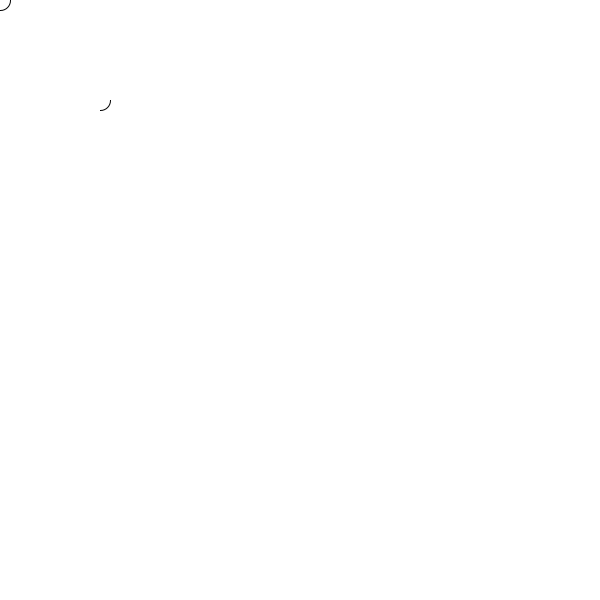
Frame 1 (no input)
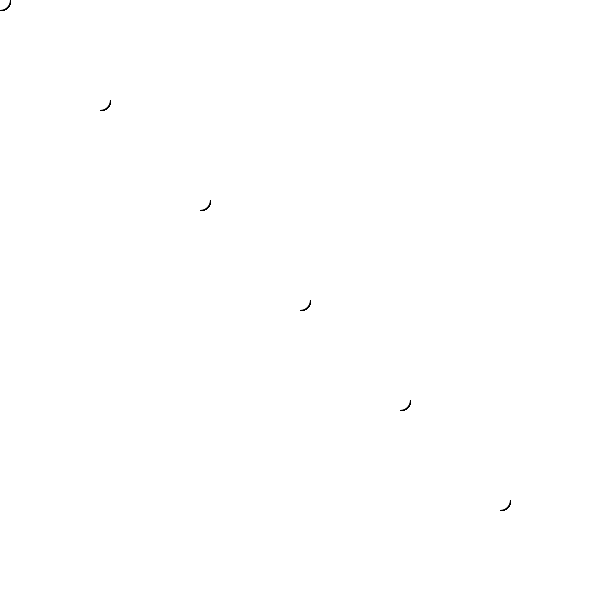
Frame 60 (the mouse pressed at the canvas centre just before this capture)
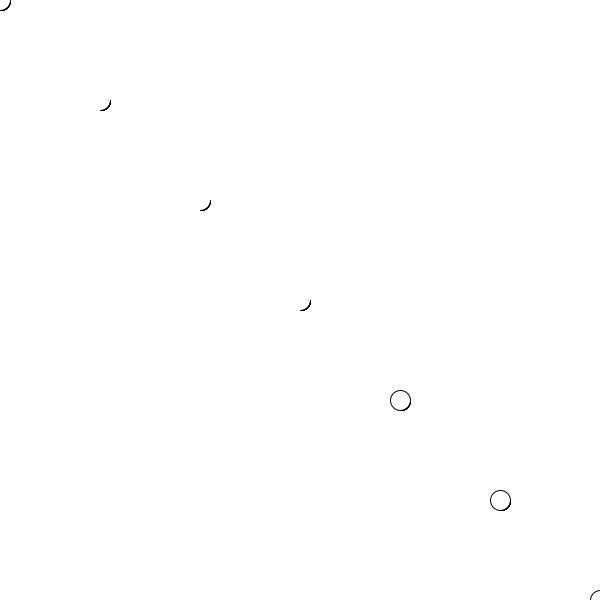
Frame 120 (the mouse held since frame 60 and released just before this capture)

The Processing sketch that drew these frames (run headless with seeded random() and noise(); from frame 60 on, the mouse is pressed at the canvas centre):

// Processing sketch: test_sketch
// ── test_sketch.pde
PGraphics pg;
void setup() {
  size(600, 600);
  pg = this.g;
  background(255);
  //pg = createGraphics(100, 100);
  //pg.smooth();
  //pg.beginDraw();
  //pg.stroke(0);
  //pg.strokeWeight(1);
}
void draw() {
  ellipse(mouseX,mouseY,20,20);
  pg.loadPixels();
  image(pg,100,100);
  //pg.beginDraw();
  //pg.image(pg,100,0,600,600);
  //pg.endDraw();
  //p
}
//void mousePressed() {
//  ellipse(mouseX, mouseY, 20, 20);
//}

// ── DragCircle.pde
class DragCircle {
  float x = 0;
  float y = 0;
  float r = 10;
  float inf = 50;
  boolean pmousePressed = true;
  boolean nmousePressed = true;
  boolean dragged = false;

  DragCircle(float x_, float y_) {
    this.x = x_;
    this.y = y_;
  }
  DragCircle(float x_, float y_, float r_) {
    this.x = x_;
    this.y = y_;
    this.r = r_;
  }
  PVector getLocation() {
    return new PVector(this.x, this.y);
  }
  void move() {
    if (dragged) {
      if (mousePressed) {
        x = mouseX;
        y = mouseY;
      } else {
        pmousePressed = nmousePressed;
        nmousePressed = mousePressed;
        dragged = false;
      }
    } else {
      pmousePressed = nmousePressed;
      nmousePressed = mousePressed;
      if (pmousePressed == false) {
        if (nmousePressed == true) {
          if (!(mouseX+r<x-r||mouseX-r>x+r)) {
            if (!(mouseY+r<y-r||mouseY-r>y+r)) {
              if ((mouseX-x)*(mouseX-x)+(mouseY-y)*(mouseY-y)<r*r) {
                x = mouseX;
                y = mouseY;
                dragged = true;
              }
            }
          }
        }
      }
    }
  }
  void display() {
    ellipse(x, y, r+r, r+r);
  }
}

// ── Metaball.pde
class Metaball{
  float x;
  float y;
  float r;
  Metaball(float x_, float y_, float r_){
    x = x_;
    y = y_;
    r = r_;
  }
}

// ── Set.pde
/*
Used to store what set a cell is part of.
 For example, if a set is part of 
 */

class Set {
  private int ind = -1;
  Set() {
  }
  Set(int a){
    ind = a;
  }
  int setIndex(int a) {
    ind = a;
    return ind;
  }
  int getIndex() {
    return ind;
  }
  //boolean isEqual(Set other) {
  //  if (this.getIndex() == -1){
  //    return false;
  //  }
  //  if (other.getIndex() == -1){
  //    return false;
  //  }
  //  if (other.getIndex() == this.getIndex()){
  //    return true;
  //  }
  //  return false;
  //}
}
